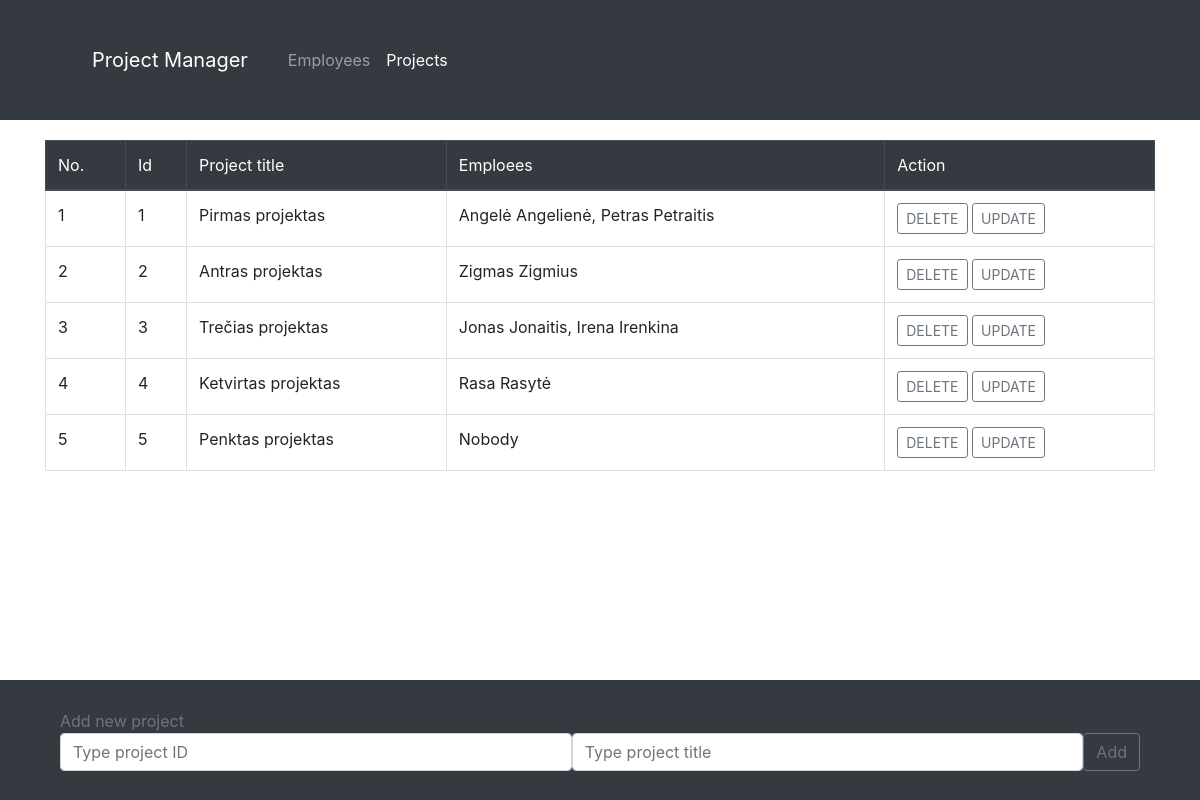
/projects.php, run on an earlier commit of the app's database.
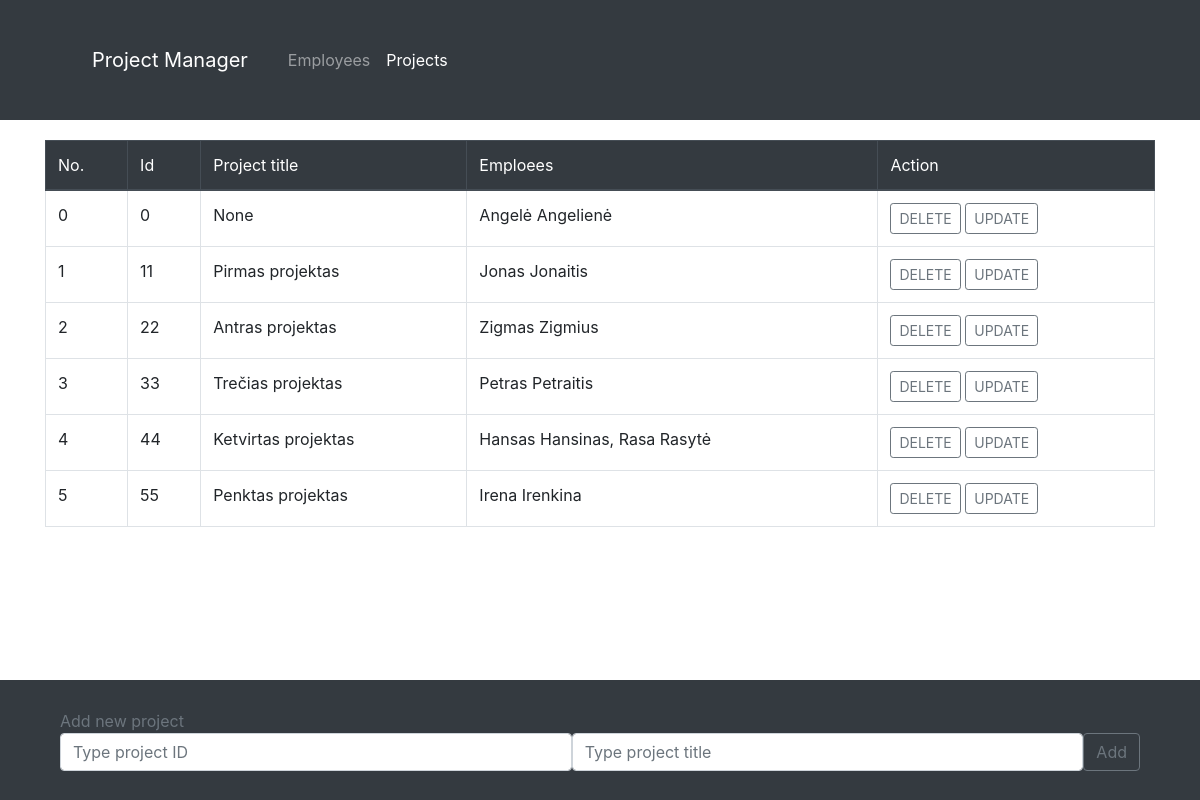
And on a later commit of the database.
### tables this page shows
CREATE TABLE `projects` (
  `p_id` int(11) NOT NULL,
  `p_name` varchar(45) DEFAULT NULL,
  PRIMARY KEY (`p_id`)
);

CREATE TABLE `employees` (
  `e_id` int(11) NOT NULL,
  `e_name` varchar(10) NOT NULL,
  `e_surname` varchar(30) NOT NULL,
  `e_project_id` int(11) DEFAULT NULL,
  PRIMARY KEY (`e_id`)
);

### projects.php (the view, shortened to what this page needs)
<?php
$servername = "localhost";
$username = "root";
$password = "mysql";
$dbname = "pm_db";
$conn = mysqli_connect($servername, $username, $password, $dbname);
?>
<!DOCTYPE html>
<html lang="en">
<head>
    <link rel="stylesheet" href="styles/reset.css" />
    <link rel="stylesheet" href="https://cdn.jsdelivr.net/npm/bootstrap@4.5.3/dist/css/bootstrap.min.css" />
    <link rel="stylesheet" href="styles/pm_style.css" />
</head>
<body>
    <header>
        <div class="container">
            <nav class="navbar navbar-expand-lg navbar-dark bg-dark">
                <div class="container-fluid">
                    <a class="navbar-brand nav-link" href="index.php">Project Manager</a>
                    <div class="collapse navbar-collapse" id="navbarNav">
                        <ul class="navbar-nav">
                            <li class="nav-item ">
                                <a class="nav-link" href="employees.php">Employees</a>
                            </li>
                            <li class="nav-item">
                                <a class="nav-link active" aria-current="page" href="projects.php">Projects</a>
                            </li>
                        </ul>
                    </div>
                </div>
            </nav>
        </div>
    </header>
    <main class="overflow-auto">
        <div class="container">
            <?php
            $sql_empl = "SELECT e_id, e_name, e_surname, e_project_id FROM employees";
            $sql_projects = "SELECT p_id, p_name FROM projects";
            $res_pr = mysqli_query($conn, $sql_projects);
            if (mysqli_num_rows($res_pr) > 0) {
                print('<table class="table table-bordered">');
                print('<thead class="thead-dark">');
                print('<tr><th>No.</th><th>Id</th><th>Project title</th><th>Emploees</th><th>Action</th></tr>');
                print('</thead>');
                print('<tbody>');
                $idx = 0;
                while ($row = mysqli_fetch_assoc($res_pr)) {
                    if ($row["p_id"] != 0) $idx++;
                    $empl = "Nobody";
                    $res_empl = mysqli_query($conn, $sql_empl);
                    while ($emrow = mysqli_fetch_assoc($res_empl)) {
                        if ($emrow["e_project_id"] == $row["p_id"]) {
                            if ($empl == "Nobody") $empl = $emrow["e_name"] . " " . $emrow["e_surname"];
                            else  $empl .= ", " . $emrow["e_name"] . " " . $emrow["e_surname"];
                        }
                    }
                    print('<tr>'
                        . '<td>' . $idx . '</td>'
                        . '<td>' . $row["p_id"] . '</td>'
                        . '<td>' . $row["p_name"] . '</td>'
                        . '<td>' . $empl . '</td>'
                        . '<td>' . '<a href="?action=delete&id=' . $row["p_id"]
                        . '"><button class="btn btn-outline-secondary btn-sm">DELETE</button></a>'
                        . '<a href="?action=update&id=' . $row["p_id"]
                        . '">&nbsp<button class="btn btn-outline-secondary btn-sm">UPDATE</button></a>' . '</td>'
                        . '</tr>');
                }
                print('</tbody>');
                print('</table>');
            } else {
                echo "<script>alert('0 results!');</script>";
            }
            print('</div></main>');
            require_once('add_update_project.php');
            ?>
</body>
</html>

What changed in the data, as far as the page shows it:
removed projects: idx "1", p_id "1", p_name "Pirmas projektas", empl "Angelė Angelienė, Petras Petraitis"
removed projects: idx "2", p_id "2", p_name "Antras projektas", employees.e_name+e_surname "Zigmas Zigmius"
removed projects: idx "3", p_id "3", p_name "Trečias projektas", empl "Jonas Jonaitis, Irena Irenkina"
removed projects: idx "4", p_id "4", p_name "Ketvirtas projektas", employees.e_name+e_surname "Rasa Rasytė"
removed projects: idx "5", p_id "5", p_name "Penktas projektas", empl "Nobody"
added projects: idx "0", p_id "0", p_name "None", employees.e_name+e_surname "Angelė Angelienė"
added projects: idx "1", p_id "11", p_name "Pirmas projektas", employees.e_name+e_surname "Jonas Jonaitis"
added projects: idx "2", p_id "22", p_name "Antras projektas", employees.e_name+e_surname "Zigmas Zigmius"
added projects: idx "3", p_id "33", p_name "Trečias projektas", employees.e_name+e_surname "Petras Petraitis"
added projects: idx "4", p_id "44", p_name "Ketvirtas projektas", empl "Hansas Hansinas, Rasa Rasytė"
added projects: idx "5", p_id "55", p_name "Penktas projektas", employees.e_name+e_surname "Irena Irenkina"
